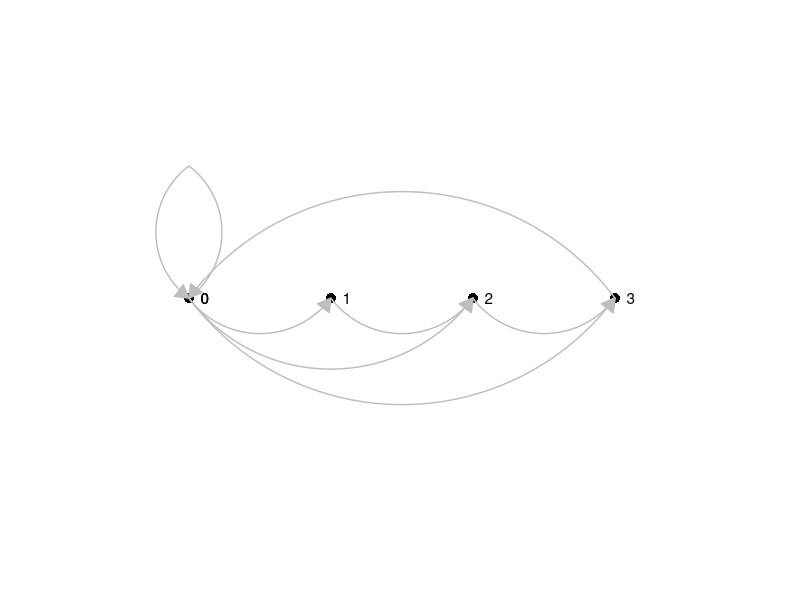
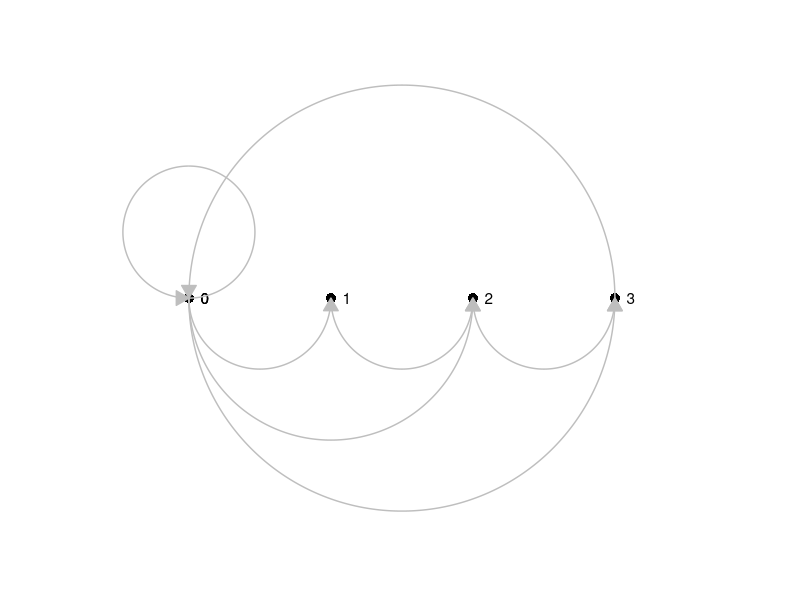
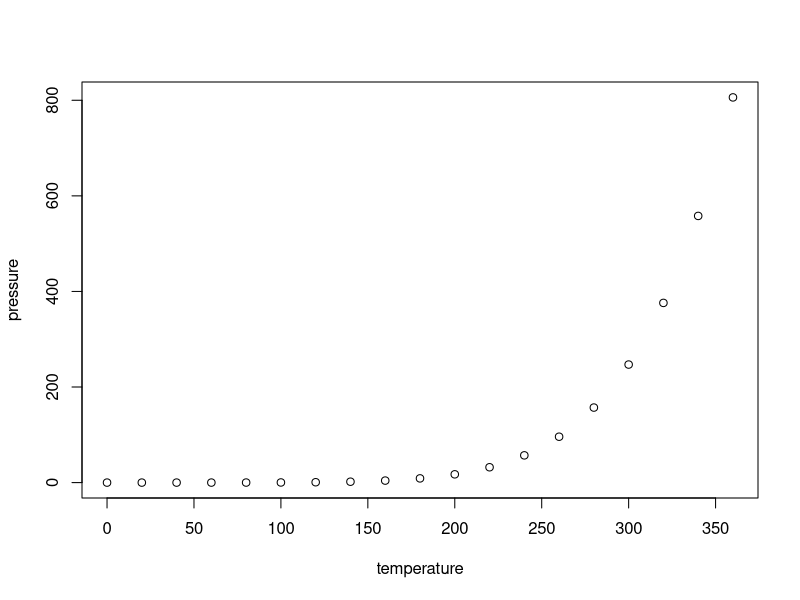

Write R code to recreate these figures, in order.
## ---- chunk 1
knitr::opts_chunk$set(echo = TRUE)
## ---- chunk 2
library(ggplot2)
## ---- chunk 3
transitionDiagram <- function(df,curv=1,loopSize=0.5,arrowSize=0.025,pointCol='black',transCol='grey',selfCol='grey',selfAngle=90){
  ##
  # creates a transition Diagram from a dataframe
  ##
  
  numStates <- dim(unique(df['From']))[1]
  
  df1 <- df[df['From']==df['To'],]  # all self-directed (loop) state transition
  nv1 <- rep(0,dim(df1)[1])
  ov1 <- rep(loopSize,dim(df1)[1])
  df2 <- df[df['From']!=df['To'],]  # all non-self transitions
  nv2 <- rep(0,dim(df2)[1])
  ov2 <- rep(loopSize,dim(df2)[1])
  
  # draw state transitions
  diagram <- ggplot(data = df2,aes(x=From,y=ov2)) + 
    geom_point(aes(x=From,y=nv2),size=3,pch=16,colour=pointCol) +
    geom_text(aes(x=From,y=nv2),label=paste0("        ",df2[,1])) +
    geom_curve(aes(x=From,y=nv2,xend=To,yend=nv2),curvature = curv, ncp=1000, color=transCol,
             arrow = arrow(length=unit(arrowSize,"npc"),type = "closed"))  # draw transition to next other status
    
  if(loopSize>1){
    diagram <- diagram + xlim(-loopSize+1,numStates+loopSize-1) + ylim(-loopSize,loopSize)
  } else {
    diagram <- diagram + xlim(-1, numStates) + ylim(-1, 1)
  }
    
  # if there are self loops draw them (as 2 seperate arrow for 1 loop)
  if(sum(df['From']==df['To']) > 0){ 
    diagram <- diagram + geom_curve(data = df1, aes(x = From, y = nv1, xend = To, yend = ov1),curvature = curv, ncp=1000, color=selfCol, angle=selfAngle) +  # draw transition from same status
      geom_curve(data = df1, aes(x = From, y = ov1, xend = To, yend = nv1),curvature = curv, ncp=1000, color=selfCol, angle=selfAngle, arrow = arrow(length=unit(arrowSize,"npc"),type = "closed")) # draw transition to same status
  }
  
  blank <- theme(axis.line=element_blank(),axis.text.x=element_blank(),
          axis.text.y=element_blank(),axis.ticks=element_blank(),
          axis.title.x=element_blank(),
          axis.title.y=element_blank(),legend.position="none",
          panel.background=element_blank(),panel.border=element_blank(),panel.grid.major=element_blank(),
          panel.grid.minor=element_blank(),plot.background=element_blank())
  
  diagram + blank
}
## ---- chunk 4
adjVector <- c(0.1,0.2,0.3,0.4,0,0,1,0,0,0,0,1,1,0,0,0)
stateTransitionMatrix <- matrix(adjVector,nrow=4,ncol=4,dimnames=list(c(0,1,2,3),c(0,1,2,3)),byrow=TRUE)
stateTransitionMatrix
States <- c(0,1,2,3)
graph <- data.frame(From=rep(States,each=4),To=rep(States,4),Probability=adjVector)
exGraph= graph[graph$Probability!=0,]

transitionDiagram(exGraph,.5)
transitionDiagram(exGraph,1)
## ---- chunk 5
summary(cars)
## ---- chunk 6
plot(pressure)
